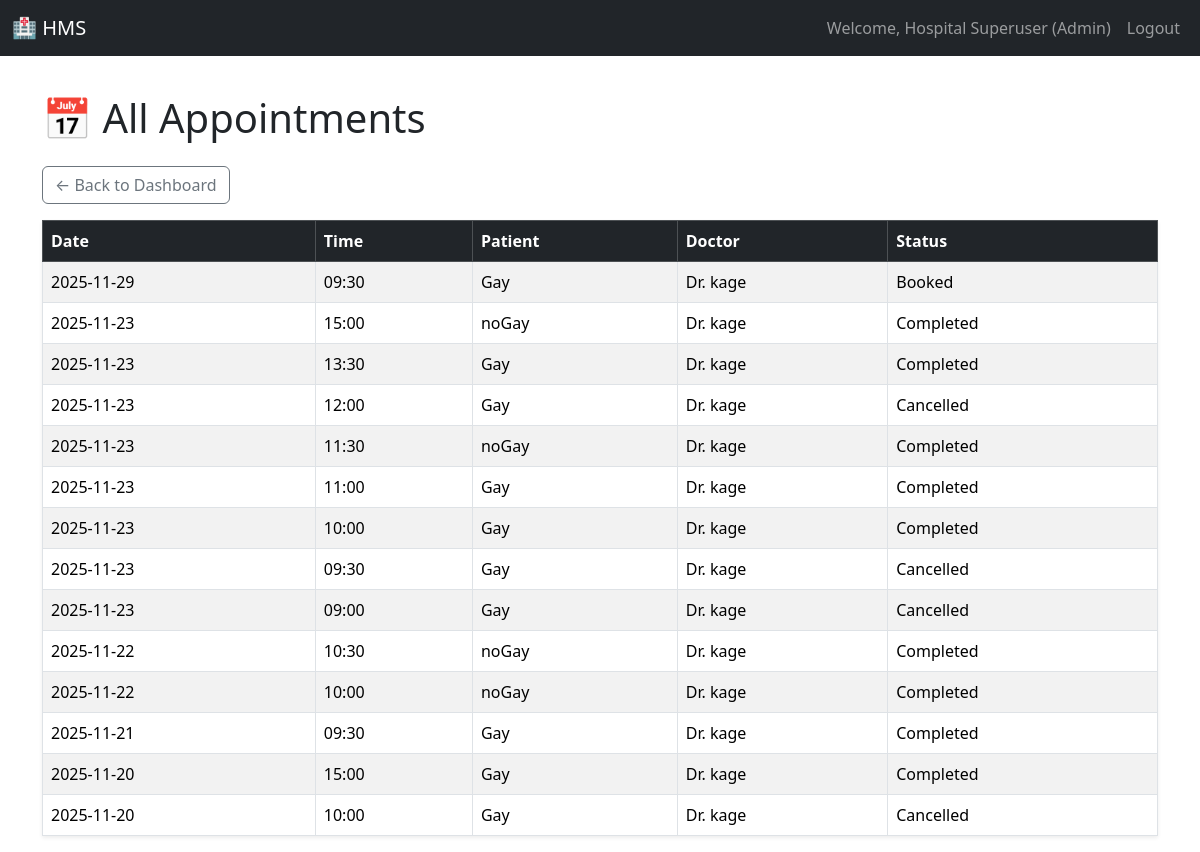
The page /admin/appointments (signed in) on the database as committed earlier.
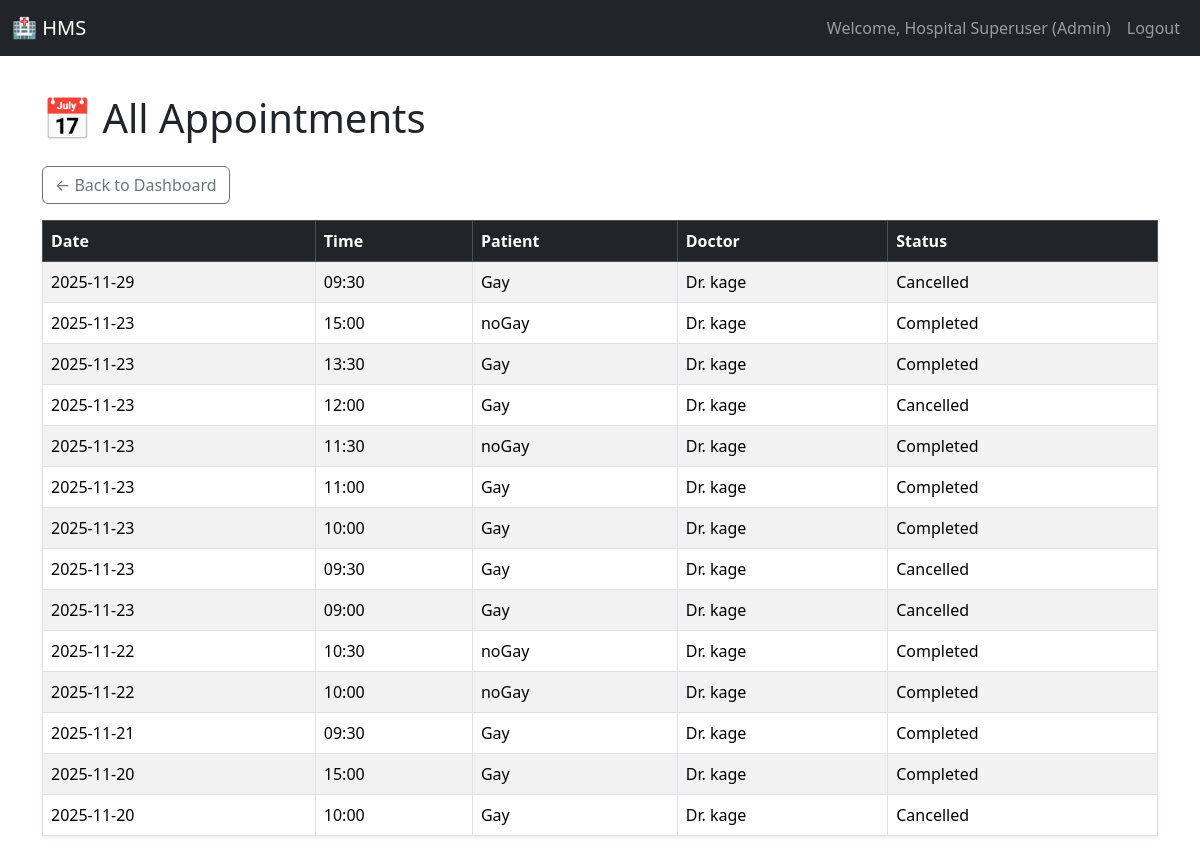
The same page on the database as committed later.
### models.py (models this page shows)
class User(UserMixin, db.Model):
    __tablename__ = 'user'
    id = db.Column(db.Integer, primary_key=True)
    username = db.Column(db.String(80), unique=True, nullable=False)
    password_hash = db.Column(db.String(128), nullable=False)
    role = db.Column(db.String(10), nullable=False)  # Admin, Doctor, Patient
    name = db.Column(db.String(100), nullable=False)
    contact_info = db.Column(db.String(100))
    is_active = db.Column(db.Boolean, default=True) # Used for blacklist/deactivation
    doctor_profile = db.relationship('Doctor', backref='user', uselist=False)
    patient_profile = db.relationship('Patient', backref='user', uselist=False)

class Appointment(db.Model):
    __tablename__ = 'appointment'
    id = db.Column(db.Integer, primary_key=True)
    patient_id = db.Column(db.Integer, db.ForeignKey('patient.user_id'), nullable=False)
    doctor_id = db.Column(db.Integer, db.ForeignKey('doctor.user_id'), nullable=False)
    date = db.Column(db.String(10), nullable=False)
    time = db.Column(db.String(5), nullable=False)
    status = db.Column(db.String(20), default='Booked') # Booked, Completed, Cancelled
    __table_args__ = (db.UniqueConstraint('doctor_id', 'date', 'time', name='_doctor_time_uc'),)
    treatment_record = db.relationship('Treatment', backref='appointment', uselist=False)

### app.py (the view)
@app.route('/admin/appointments')
@role_required('Admin')   # only admin can view this page
def admin_all_appointments():
    appointments = Appointment.query.order_by(
        Appointment.date.desc(),
        Appointment.time.desc()
    ).all()
    return render_template(
        'admin_all_appointments.html',
        appointments=appointments
    )

### app.py (called while the page is built)
@login_manager.user_loader
def load_user(user_id):
    return User.query.get(int(user_id))

def role_required(role):
    def wrapper(func):
        @login_required
        @functools.wraps(func)
        def decorated_view(*args, **kwargs):
            if current_user.role != role:
                flash('Access denied. You do not have the required permissions.', 'danger')
                return redirect(url_for('dashboard'))
            return func(*args, **kwargs)
        return decorated_view
    return wrapper

### templates/admin_all_appointments.html (shortened to what this page needs)
{% extends "base.html" %}
{% block content %}
<h1 class="mb-4">📅 All Appointments</h1>
<a href="{{ url_for('admin_dashboard') }}" class="btn btn-outline-secondary mb-3">← Back to Dashboard</a>
{% if appointments %}
<table class="table table-bordered table-striped shadow-sm">
    <thead class="table-dark">
        <tr>
            <th>Date</th>
            <th>Time</th>
            <th>Patient</th>
            <th>Doctor</th>
            <th>Status</th>
        </tr>
    </thead>
    <tbody>
        {% for appt in appointments %}
        <tr>
            <td>{{ appt.date }}</td>
            <td>{{ appt.time }}</td>
            <td>{{ appt.patient.user.name }}</td>
            <td>Dr. {{ appt.doctor.user.name }}</td>
            <td>{{ appt.status }}</td>
        </tr>
        {% endfor %}
    </tbody>
</table>
{% else %}
<div class="alert alert-info">No appointments found in the system.</div>
{% endif %}
{% endblock %}

### templates/base.html (shortened to what this page needs)
<!DOCTYPE html>
<html lang="en">
<head>
    <link href="https://cdn.jsdelivr.net/npm/bootstrap@5.3.3/dist/css/bootstrap.min.css" rel="stylesheet">
</head>
<body>
    <nav class="navbar navbar-expand-lg navbar-dark bg-dark fixed-top">
        <div class="container-fluid">
            <a class="navbar-brand" href="{{ url_for('dashboard') }}">🏥 HMS</a>
            <div class="collapse navbar-collapse" id="navbarNav">
                <ul class="navbar-nav ms-auto">
                    {% if current_user.is_authenticated %}
                    <li class="nav-item">
                        <span class="nav-link">Welcome, {{ current_user.name }} ({{ current_user.role }})</span>
                    </li>
                    <li class="nav-item">
                        <a class="nav-link btn btn-sm btn-outline-light" href="{{ url_for('logout') }}">Logout</a>
                    </li>
                    {% endif %}
                </ul>
            </div>
        </div>
    </nav>
    <div class="container mt-4">
        {% block content %}{% endblock %}
    </div>
</body>
</html>

### templates/base.html (style rules this page uses)
body { padding-top: 70px; }

Rows that differ between the two databases and show on the page:
changed Appointment (number 1 of 14 on the later page): status "Booked" → "Cancelled"
